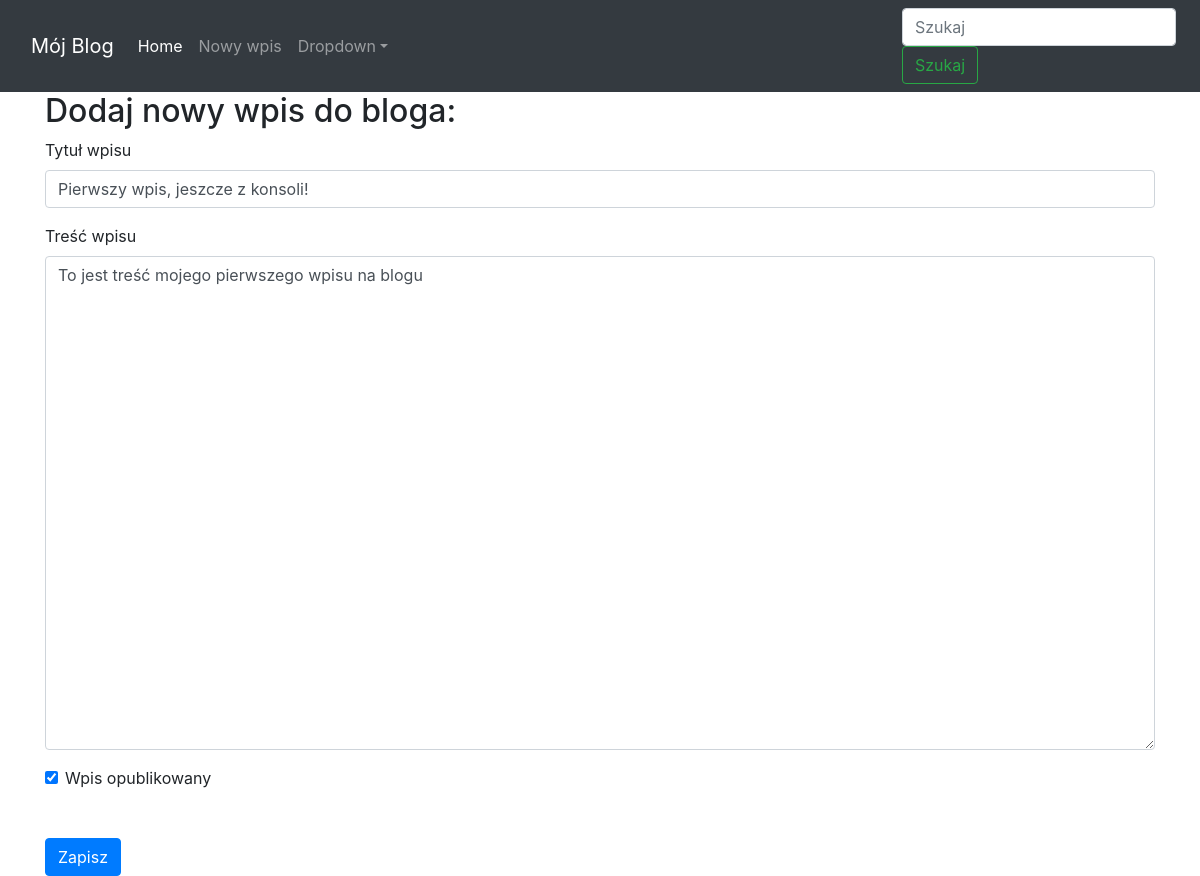
The page /edit-post/1 on the database its author committed.
### app/models.py (models this page shows)
class Post(db.Model):
    id = db.Column(db.Integer, primary_key=True)
    title = db.Column(db.String(20),  nullable=False, unique=True)
    post_content = db.Column(db.String(100),  nullable=False)
    pub_date = db.Column(db.DateTime(),  nullable=False, default=datetime.datetime.utcnow)
    is_public = db.Column(db.Boolean(),  default=False)

### app/routes.py (the view, shortened to what this page needs)
@app.route("/edit-post/<post_id>", methods = ["GET", "POST"])
def edit_and_add_post(post_id):
    post = Post.query.filter_by(id=post_id).first()
    form = forms.PostForm(obj=post)
    errors = None
    return render_template("post_form.html", form=form, errors=errors)

### app/forms.py
class PostForm(FlaskForm):
    title = StringField('title', validators=[DataRequired()])
    post_content = TextAreaField('content', validators=[DataRequired()])
    is_public = BooleanField('is public?')

### app/templates/post_form.html (shortened to what this page needs)
{% extends "base.html" %}
{% block content %}
    <h2>Dodaj nowy wpis do bloga:</h2>
    <form method="POST" action = ""}>
        <div class="form-group">
            <label for="title">Tytuł wpisu</label>
                {{ form.title(class_="form-control") }}
        </div>
        <div class="form-group">
            <label for="body">Treść wpisu</label>
                {{ form.post_content(class_="form-control", cols="100", rows="20") }}
        </div>
        <div class="form-check">
                {{ form.is_public(class_="form-check-input") }}
            <label class="form-check-label" for="is_public">Wpis opublikowany</label>
        </div>
        <button type="submit" class="btn btn-primary mt-5">Zapisz</button>
    </form>
{% endblock %}

### rows shown on the page
Post: title "Pierwszy wpis, jeszcze z konsoli!", post_content "To jest treść mojego pierwszego wpisu na blogu", is_public "☑"
